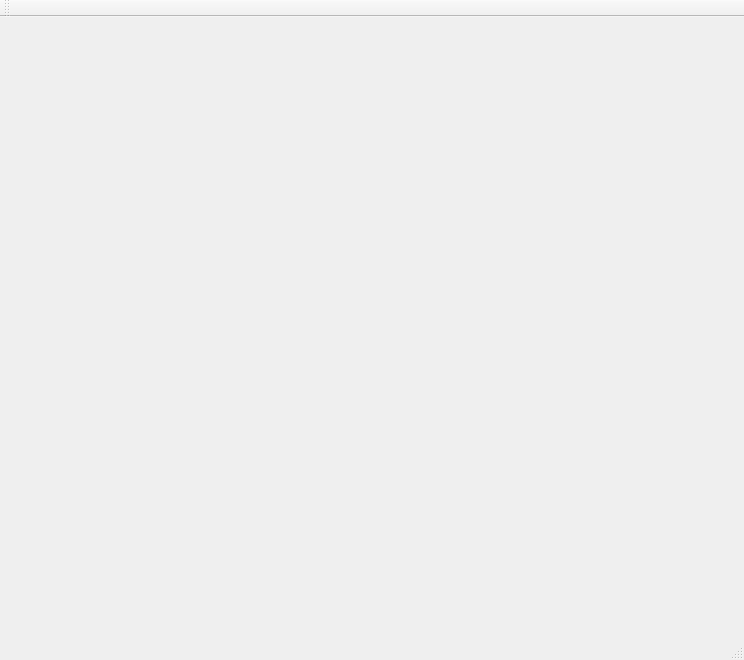
<?xml version="1.0" encoding="UTF-8"?>
<ui version="4.0">
 <class>MainWindow</class>
 <widget class="QMainWindow" name="MainWindow">
  <property name="geometry">
   <rect>
    <x>0</x>
    <y>0</y>
    <width>744</width>
    <height>660</height>
   </rect>
  </property>
  <property name="windowTitle">
   <string>MainWindow</string>
  </property>
  <property name="windowIcon">
   <iconset resource="img.qrc">
    <normaloff>:/img/20121224161612.png</normaloff>:/img/20121224161612.png</iconset>
  </property>
  <property name="styleSheet">
   <string notr="true">background-image: url(:/img/back.jpg);</string>
  </property>
  <widget class="QWidget" name="centralWidget"/>
  <widget class="QMenuBar" name="menuBar">
   <property name="geometry">
    <rect>
     <x>0</x>
     <y>0</y>
     <width>744</width>
     <height>23</height>
    </rect>
   </property>
  </widget>
  <widget class="QToolBar" name="mainToolBar">
   <attribute name="toolBarArea">
    <enum>TopToolBarArea</enum>
   </attribute>
   <attribute name="toolBarBreak">
    <bool>false</bool>
   </attribute>
  </widget>
  <widget class="QStatusBar" name="statusBar"/>
 </widget>
 <layoutdefault spacing="6" margin="11"/>
 <resources>
  <include location="img.qrc"/>
 </resources>
 <connections/>
</ui>
